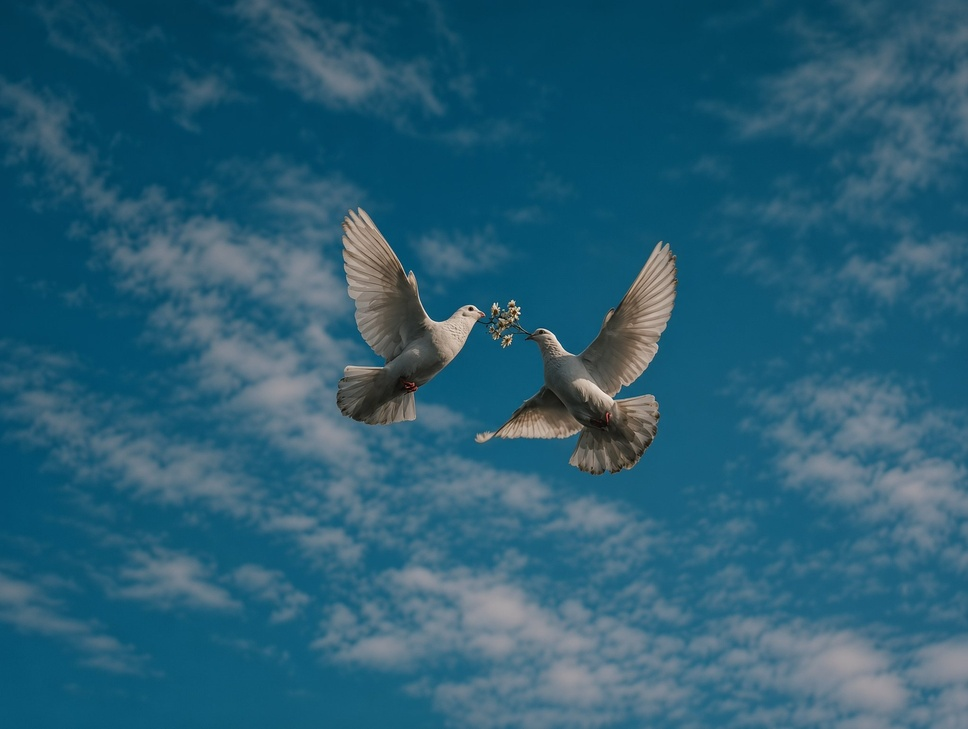
#> input picture NumPy/images/image1.jpg, 968 x 729 px, shrunk from 2048 x 1543 before the run
$ python 08-grayscale-conversion.py
#> lines starting #> are read from the running program, lines starting #| are printed output that depends on the picture
import numpy as np
from PIL import Image
from pathlib import Path

base_path = Path(__file__).parent

image_path = base_path / "images" / "image1.jpg"
output_path = base_path / "images" / "image1-gray.jpg"

original_image = Image.open(image_path)
#> original_image is the input picture: PIL image 968x729 RGB; mean R, G, B 42.1, 94.5, 117.4
image_data = np.asarray(original_image)

print("Image shape:", image_data.shape)   #(1543, 2048, 3)
#| Image shape: (729, 968, 3)

red_channel = image_data[:,:,0]
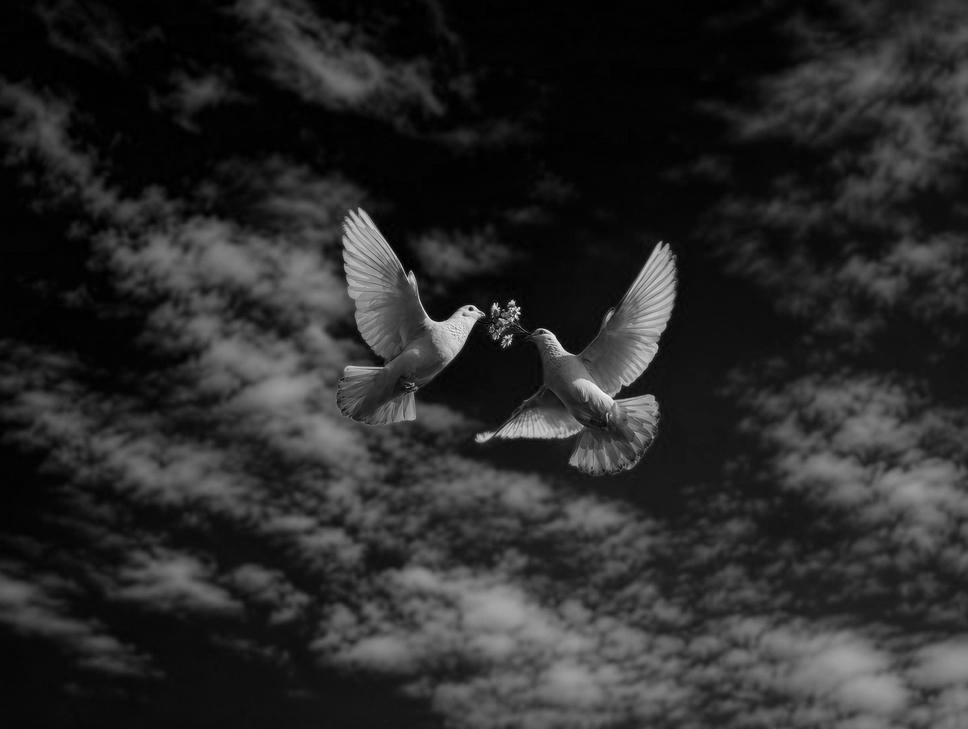
#> red_channel: shape (729, 968); min 0, max 249, mean 42.1
print("red channel:", red_channel)
#> (printed output is left out)

#for change image to image gray ====> Y = 0.2126R + 0.7152G + 0.0722B
weights = [0.2126, 0.7152, 0.0722]
grayscale_image_data = image_data @ weights
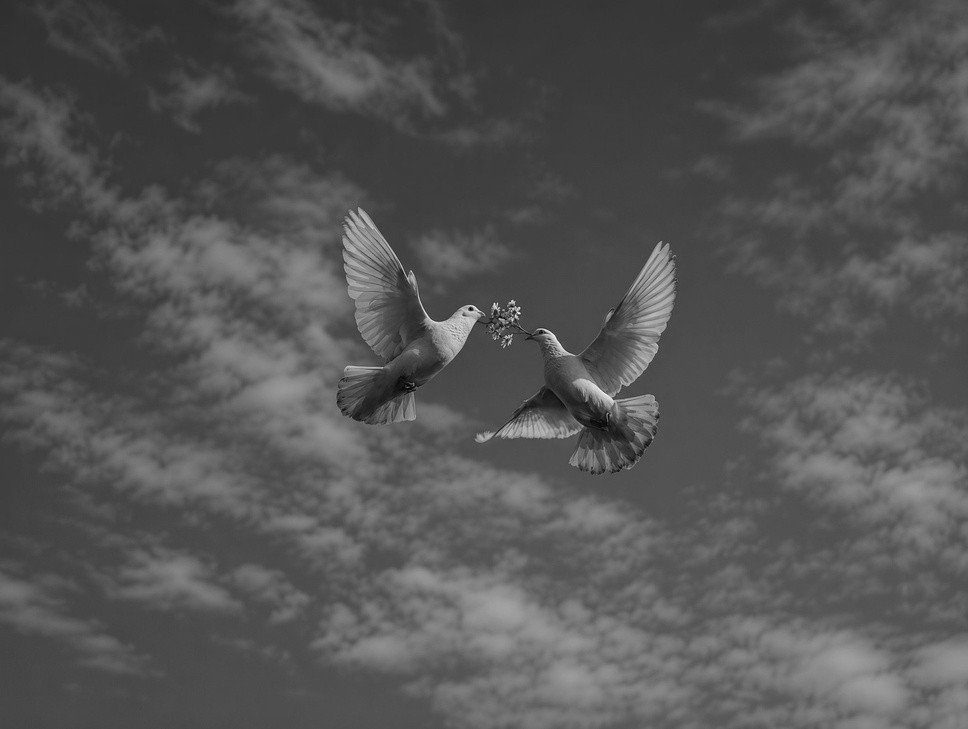
#> grayscale_image_data: shape (729, 968) float64; min 2.55, max 242.4, mean 85
grayscale_image_data = grayscale_image_data.astype('uint8')
grayscale_image = Image.fromarray(grayscale_image_data)
grayscale_image.save(output_path)
